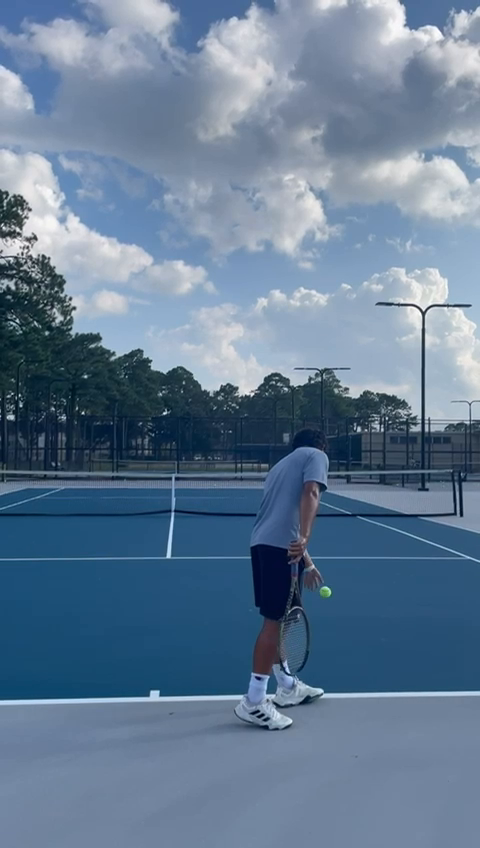
#> input picture frame 36 of data/raw_videos/amateur.mp4, 480 x 848 px, given in place of test_video.mp4, which was not available
$ jupyter execute --allow-errors o2_modeling.ipynb   (text cells are left out)
#> lines starting #> are read from the running program, lines starting #| are printed output that depends on the picture
#> (a cell that did not finish here is left out)

[cell 2]
import pandas as pd
import matplotlib.pyplot as plt

#> (the rest of this cell did not finish here and is left out)

#> (a cell that did not finish here is left out)

[cell 4]
import pandas as pd
import matplotlib.pyplot as plt

#> (the rest of this cell did not finish here and is left out)

#> (a cell that did not finish here is left out)

[cell 6]
import pandas as pd
import matplotlib.pyplot as plt

# Leer CSV nuevo
#> (the rest of this cell did not finish here and is left out)

#> (a cell that did not finish here is left out)

#> (a cell that did not finish here is left out)

[cell 9]
import cv2
import matplotlib.pyplot as plt

video_path = "../data/raw_videos/test_video.mp4"

cap = cv2.VideoCapture(video_path)

cap.set(cv2.CAP_PROP_POS_FRAMES, 1467)

ret, frame = cap.read()

#> (the rest of this cell did not finish here and is left out)

[cell 10]
import cv2
print("OK")

[cell 11]
import cv2
import numpy as np

video_path = "../data/raw_videos/test_video.mp4"
cap = cv2.VideoCapture(video_path)

prev_gray = None
max_motion = 0
impact_frame = 0
frame_id = 0

while True:
    ret, frame = cap.read()
#> frame is the input picture: shape (848, 480, 3); mean B, G, R 147.6, 123.1, 99.8
    if not ret:
        break

    gray = cv2.cvtColor(frame, cv2.COLOR_BGR2GRAY)
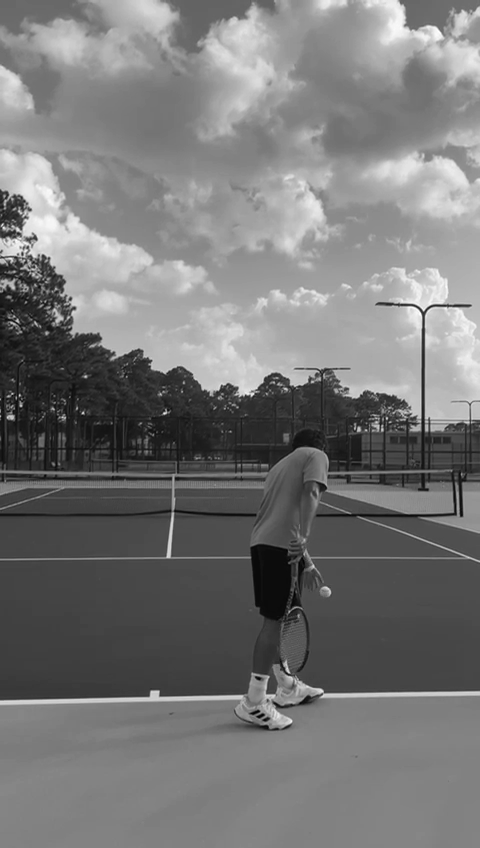
#> gray: shape (848, 480); min 3, max 255, mean 119

    if prev_gray is not None:
        diff = cv2.absdiff(prev_gray, gray)
        motion = np.sum(diff)

        if motion > max_motion:
            max_motion = motion
            impact_frame = frame_id

    prev_gray = gray
    frame_id += 1

cap.release()

print("Detected impact frame:", impact_frame)


$ run again, starting later in the video
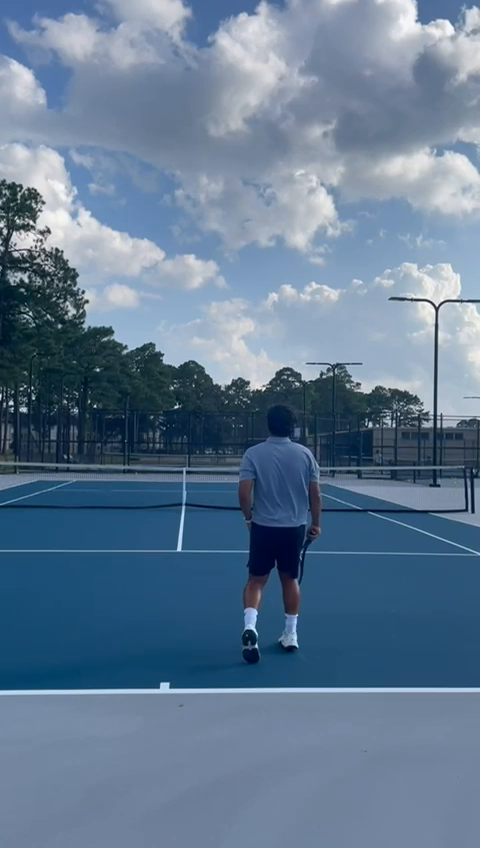
#> input picture frame 164 of data/raw_videos/amateur.mp4, 480 x 848 px, given in place of test_video.mp4, which was not available
#> frame is the input picture: shape (848, 480, 3); mean B, G, R 145.8, 121.4, 97.6
#> `gray = cv2.cvtColor(frame, cv2.COLOR_BGR2GRAY)`:
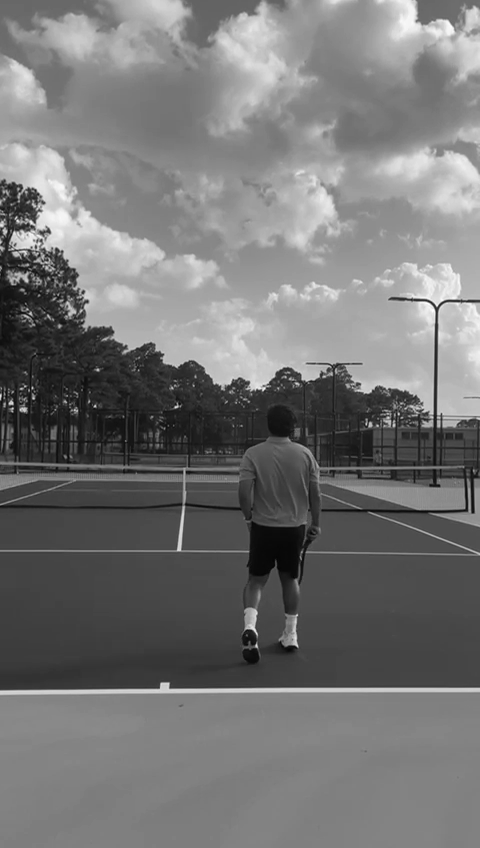
#> gray: shape (848, 480); min 3, max 255, mean 117.1

$ run again, starting later in the video
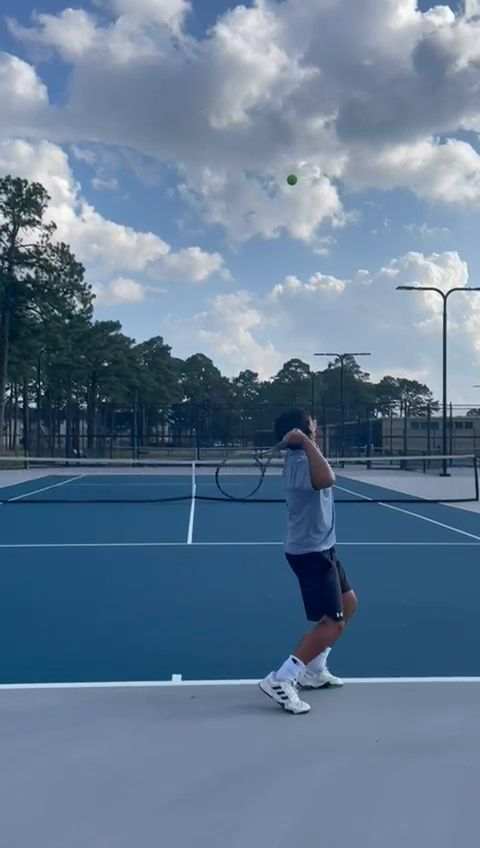
#> input picture frame 292 of data/raw_videos/amateur.mp4, 480 x 848 px, given in place of test_video.mp4, which was not available
#> frame is the input picture: shape (848, 480, 3); mean B, G, R 146, 121.8, 98.3
#> `gray = cv2.cvtColor(frame, cv2.COLOR_BGR2GRAY)`:
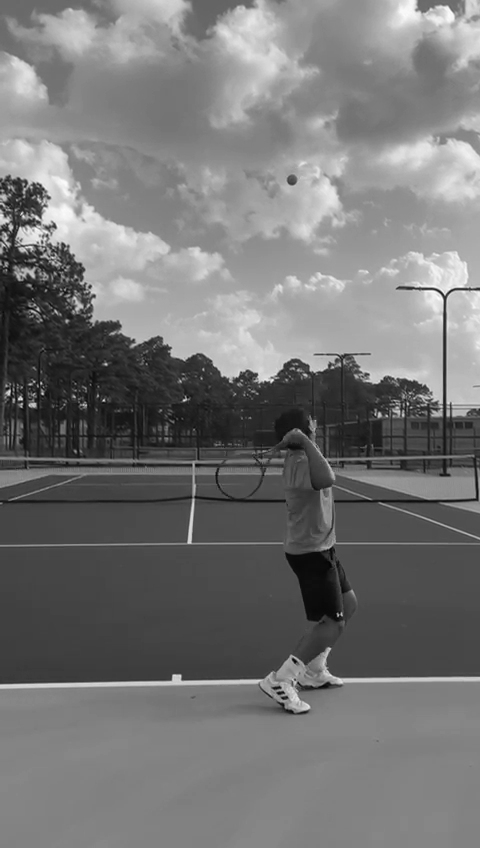
#> gray: shape (848, 480); min 3, max 254, mean 117.5
